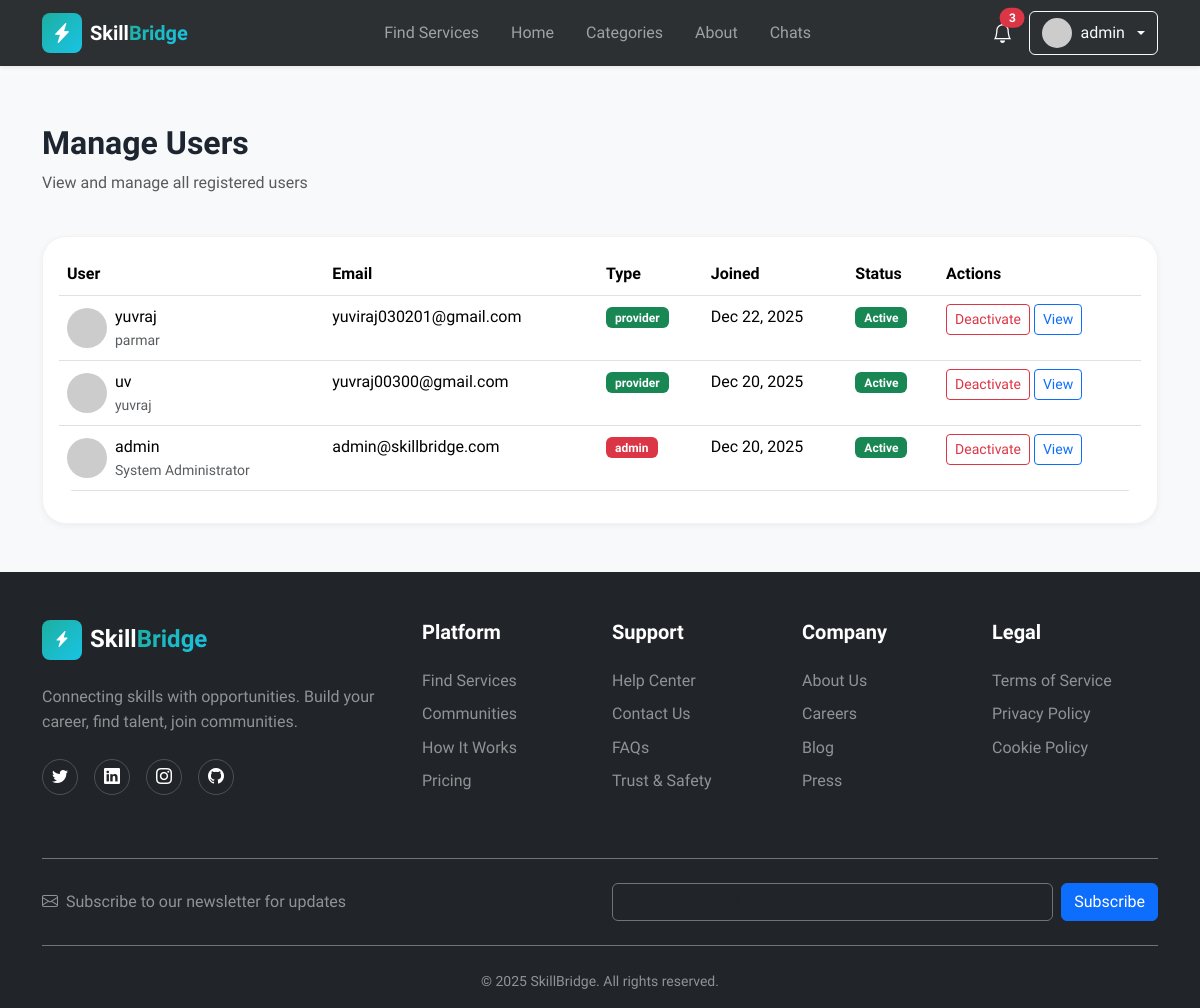
Page /admin/users (signed in) on the committed database.
### models.py (models this page shows, shortened)
class User(UserMixin, db.Model):
    __tablename__ = 'users'
    id = db.Column(db.Integer, primary_key=True)
    username = db.Column(db.String(80), unique=True, nullable=False, index=True)
    email = db.Column(db.String(120), unique=True, nullable=False, index=True)
    password_hash = db.Column(db.String(255), nullable=False)
    user_type = db.Column(db.String(20), nullable=False, default='client')
    full_name = db.Column(db.String(100))
    bio = db.Column(db.Text)
    avatar_url = db.Column(db.String(255), default='default-avatar.png')
    phone = db.Column(db.String(20))
    is_active = db.Column(db.Boolean, default=True)
    is_verified = db.Column(db.Boolean, default=False)
    created_at = db.Column(db.DateTime, default=datetime.utcnow, nullable=False)
    updated_at = db.Column(db.DateTime, default=datetime.utcnow, onupdate=datetime.utcnow)
    services = db.relationship('Service', backref='provider', lazy='dynamic',
                              foreign_keys='Service.user_id')
    reviews = db.relationship('Review', backref='reviewer', lazy='dynamic',
                             foreign_keys='Review.user_id')
    orders_as_buyer = db.relationship('Order', backref='buyer', lazy='dynamic',
                                     foreign_keys='Order.buyer_id')
    orders_as_seller = db.relationship('Order', backref='seller', lazy='dynamic',
                                      foreign_keys='Order.seller_id')
    favorites = db.relationship('Favorite', backref='user', lazy='dynamic',
                               cascade='all, delete-orphan')
    notifications = db.relationship('Notification', backref='user', lazy='dynamic',
                                   cascade='all, delete-orphan')
    def is_admin(self):
        return self.user_type == 'admin'
    def get_unread_notifications_count(self):
        return self.notifications.filter_by(is_read=False).count()
    def get_recent_notifications(self, limit=5):
        return self.notifications.order_by(db.text('created_at desc')).limit(limit)
    def get_avatar_url(self):
        from flask import url_for
        if not self.avatar_url or self.avatar_url == 'default-avatar.png':
            return f"https://ui-avatars.com/api/?name={self.username}&background=random&color=fff&size=128"
        if self.avatar_url.startswith('http'):
            return self.avatar_url
        return url_for('static', filename='images/' + self.avatar_url)

### routes.py (the view)
@admin_bp.route('/users')
@admin_required
def users():
    users = User.query.order_by(User.created_at.desc()).all()
    return render_template('admin/users.html', users=users)

### routes.py (called while the page is built)
def admin_required(f):
    @wraps(f)
    def decorated_function(*args, **kwargs):
        if not current_user.is_authenticated or not current_user.is_admin():
            flash('You need admin privileges to access this page.', 'danger')
            return redirect(url_for('main.index'))
        return f(*args, **kwargs)
    return decorated_function

### templates/admin/users.html (shortened to what this page needs)
{% extends 'base.html' %}
{% block content %}
<section class="py-5 bg-light">
    <div class="container">
        <div class="row mb-4">
            <div class="col">
                <h2 class="fw-bold">Manage Users</h2>
                <p class="text-muted">View and manage all registered users</p>
            </div>
        </div>
        <div class="card">
            <div class="card-body">
                <div class="table-responsive">
                    <table class="table table-hover">
                        <thead>
                            <tr>
                                <th>User</th>
                                <th>Email</th>
                                <th>Type</th>
                                <th>Joined</th>
                                <th>Status</th>
                                <th>Actions</th>
                            </tr>
                        </thead>
                        <tbody>
                            {% for user in users %}
                            <tr>
                                <td>
                                    <div class="d-flex align-items-center">
                                        <img src="{{ url_for('static', filename='images/' + user.avatar_url) }}"
                                            class="rounded-circle me-2" width="40" height="40"
                                            onerror="this.src='https://via.placeholder.com/40?text={{ user.username[0].upper() }}'">
                                        <div>
                                            <div class="fw-medium">{{ user.username }}</div>
                                            <div class="small text-muted">{{ user.full_name or 'N/A' }}</div>
                                        </div>
                                    </div>
                                </td>
                                <td>{{ user.email }}</td>
                                <td>
                                    <span
                                        class="badge bg-{% if user.user_type == 'admin' %}danger{% elif user.user_type == 'provider' %}success{% else %}primary{% endif %}">
                                        {{ user.user_type }}
                                    </span>
                                </td>
                                <td>{{ user.created_at.strftime('%b %d, %Y') }}</td>
                                <td>
                                    <span class="badge bg-{% if user.is_active %}success{% else %}danger{% endif %}">
                                        {% if user.is_active %}Active{% else %}Inactive{% endif %}
                                    </span>
                                </td>
                                <td>
                                    <form method="POST"
                                        action="{{ url_for('admin.toggle_user_status', user_id=user.id) }}"
                                        class="d-inline">
                                        <button type="submit"
                                            class="btn btn-sm btn-outline-{% if user.is_active %}danger{% else %}success{% endif %}">
                                            {% if user.is_active %}Deactivate{% else %}Activate{% endif %}
                                        </button>
                                    </form>
                                    <a href="{{ url_for('user.profile', username=user.username) }}"
                                        class="btn btn-sm btn-outline-primary">
                                        View
                                    </a>
                                </td>
                            </tr>
                            {% endfor %}
                        </tbody>
                    </table>
                </div>
            </div>
        </div>
    </div>
</section>
{% endblock %}

### templates/components/header.html (shortened to what this page needs)
<header class="navbar navbar-expand-lg navbar-dark bg-dark fixed-top shadow-sm">
    <div class="container">
        <a class="navbar-brand d-flex align-items-center" href="{{ url_for('main.index') }}">
            <div class="logo-icon gradient-primary rounded-3 p-2 me-2">
                <i class="bi bi-lightning-charge-fill text-white"></i>
            </div>
            <span class="fw-bold">Skill<span class="text-gradient">Bridge</span></span>
        </a>
        <div class="collapse navbar-collapse" id="navbarNav">
            <ul class="navbar-nav mx-auto">
                <li class="nav-item">
                    <a class="nav-link" href="{{ url_for('service.browse') }}">Find Services</a>
                </li>
                <li class="nav-item">
                    <a class="nav-link" href="{{ url_for('main.index') }}">Home</a>
                </li>
                <li class="nav-item">
                    <a class="nav-link" href="{{ url_for('main.index') }}#categories">Categories</a>
                </li>
                <li class="nav-item">
                    <a class="nav-link" href="{{ url_for('main.about') }}">About</a>
                </li>
                {% if current_user.is_authenticated %}
                <li class="nav-item">
                    <a class="nav-link" href="{{ url_for('user.chats') }}">Chats</a>
                </li>
                {% endif %}
            </ul>
            <div class="d-flex align-items-center gap-3 mt-3 mt-lg-0">
                {% if current_user.is_authenticated %}
                <div class="dropdown">
                    <button class="btn btn-link text-white position-relative p-0" type="button"
                        data-bs-toggle="dropdown">
                        <i class="bi bi-bell fs-5"></i>
                        {% set unread_count = current_user.get_unread_notifications_count() %}
                        {% if unread_count > 0 %}
                        <span class="position-absolute top-0 start-100 translate-middle badge rounded-pill bg-danger">
                            {{ unread_count }}
                        </span>
                        {% endif %}
                    </button>
                </div>
                <div class="dropdown">
                    <button class="btn btn-outline-light dropdown-toggle d-flex align-items-center gap-2" type="button"
                        data-bs-toggle="dropdown">
                        <img src="{{ current_user.get_avatar_url() }}" alt="Avatar" class="rounded-circle" width="30"
                            height="30">
                        <span>{{ current_user.username }}</span>
                    </button>
                </div>
                {% else %}
                <a href="{{ url_for('auth.login') }}" class="btn btn-outline-light">Log In</a>
                <a href="{{ url_for('auth.register') }}" class="btn btn-gradient-primary">Get Started</a>
                {% endif %}
            </div>
        </div>
    </div>
</header>
<div style="height: 76px;"></div>

### static/css/custom.css (style rules this page uses)
:root { --primary-color: hsl(174, 72%, 40%); --primary-dark: hsl(174, 72%, 30%); --primary-light: hsl(174, 72%, 50%); --accent-color: hsl(15, 90%, 60%); --background: hsl(210, 20%, 98%); --foreground: hsl(215, 25%, 15%); --card-bg: hsl(0, 0%, 100%); --muted: hsl(215, 15%, 60%); --gradient-primary: linear-gradient(135deg, hsl(174, 72%, 40%), hsl(190, 80%, 50%)); --gradient-accent: linear-gradient(135deg, hsl(15, 90%, 60%), hsl(35, 95%, 55%)); --gradient-hero: linear-gradient(135deg, hsl(215, 25%, 12%), hsl(220, 30%, 18%)); --shadow-sm: 0 2px 8px -2px rgba(0, 0, 0, 0.08); --shadow-md: 0 8px 24px -8px rgba(0, 0, 0, 0.12); --shadow-lg: 0 16px 48px -16px rgba(0, 0, 0, 0.15); --shadow-glow: 0 0 40px rgba(23, 162, 184, 0.25); --section-padding: 5rem 0; --radius-sm: 0.5rem; --radius-md: 1rem; --radius-lg: 1.5rem; --radius-xl: 2rem; }
* { margin: 0; padding: 0; box-sizing: border-box; }
body { font-family: 'Sora', -apple-system, BlinkMacSystemFont, 'Segoe UI', sans-serif; background-color: var(--background); color: var(--foreground); line-height: 1.6; overflow-x: hidden; }
h1, h2, h3, h4, h5, h6 { font-weight: 700; line-height: 1.2; }
a { transition: all 0.3s ease; }
.gradient-primary { background: var(--gradient-primary); }
.text-gradient { background: var(--gradient-primary); -webkit-background-clip: text; -webkit-text-fill-color: transparent; background-clip: text; }
.navbar { backdrop-filter: blur(10px); background-color: rgba(33, 37, 41, 0.95) !important; transition: all 0.3s ease; }
.logo-icon { width: 40px; height: 40px; display: flex; align-items: center; justify-content: center; transition: all 0.3s ease; }
.nav-link { font-weight: 500; position: relative; padding: 0.5rem 1rem !important; }
.nav-link::after { content: ''; position: absolute; bottom: 0; left: 50%; width: 0; height: 2px; background: var(--gradient-primary); transition: all 0.3s ease; transform: translateX(-50%); }
.card { border-radius: var(--radius-lg); border: 1px solid rgba(0, 0, 0, 0.05); box-shadow: var(--shadow-sm); }
.table { border-radius: var(--radius-md); overflow: hidden; }
.table thead { background: var(--background); }
.badge { padding: 0.35em 0.75em; font-weight: 600; }

### rows in the picture
User: username "admin", full_name "System Administrator", email "admin@skillbridge.com", user_type "admin", created_at "Dec 20, 2025", is_active "Active"
User: username "yuvraj", full_name "parmar", email "yuviraj030201@gmail.com", user_type "provider", created_at "Dec 22, 2025", is_active "Active"
User: username "uv", full_name "yuvraj", email "yuvraj00300@gmail.com", user_type "provider", created_at "Dec 20, 2025", is_active "Active"

### other values in the picture
{{ unread_count }} "3"
